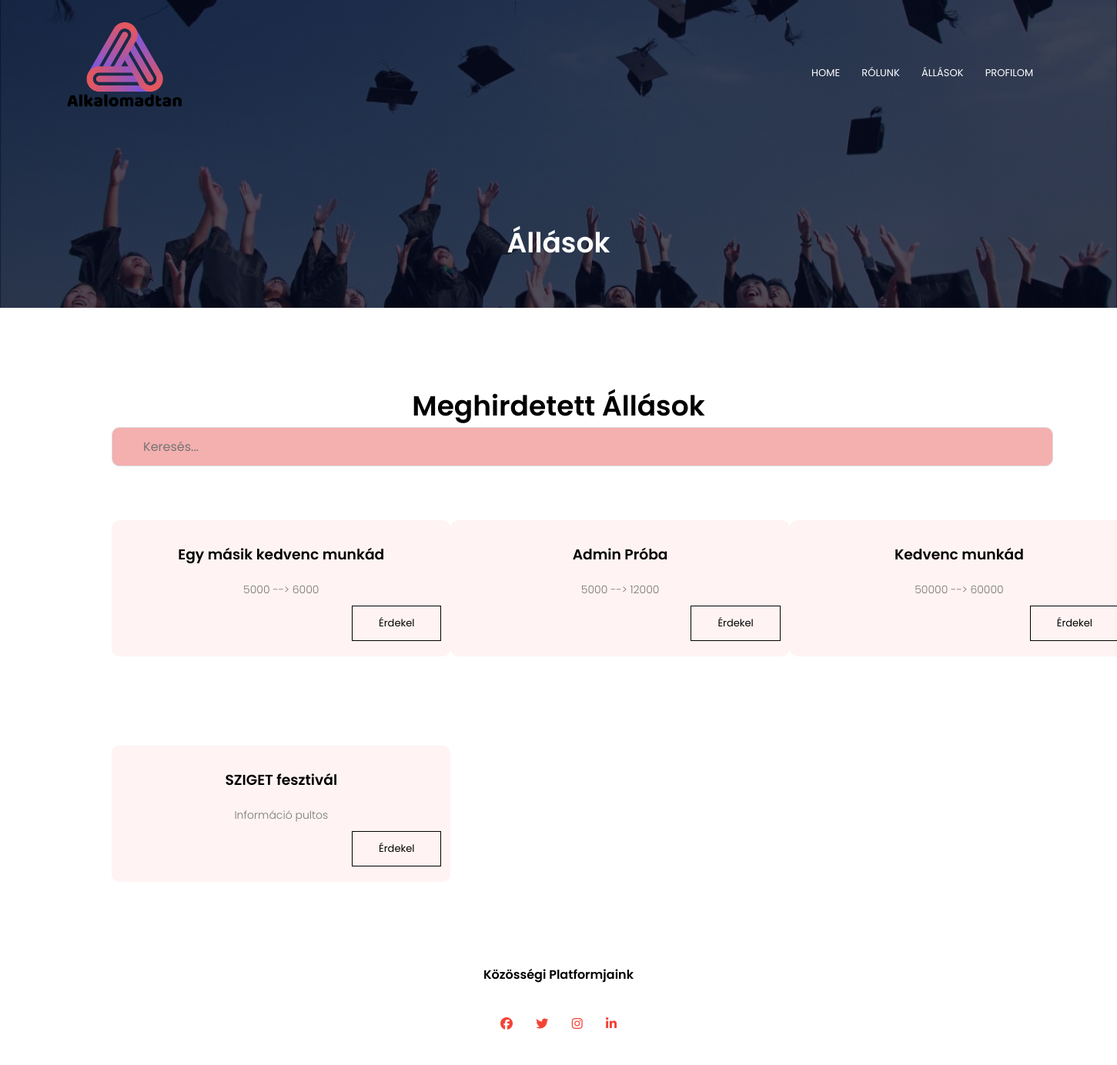
Before: /munkak/ with the older database file.
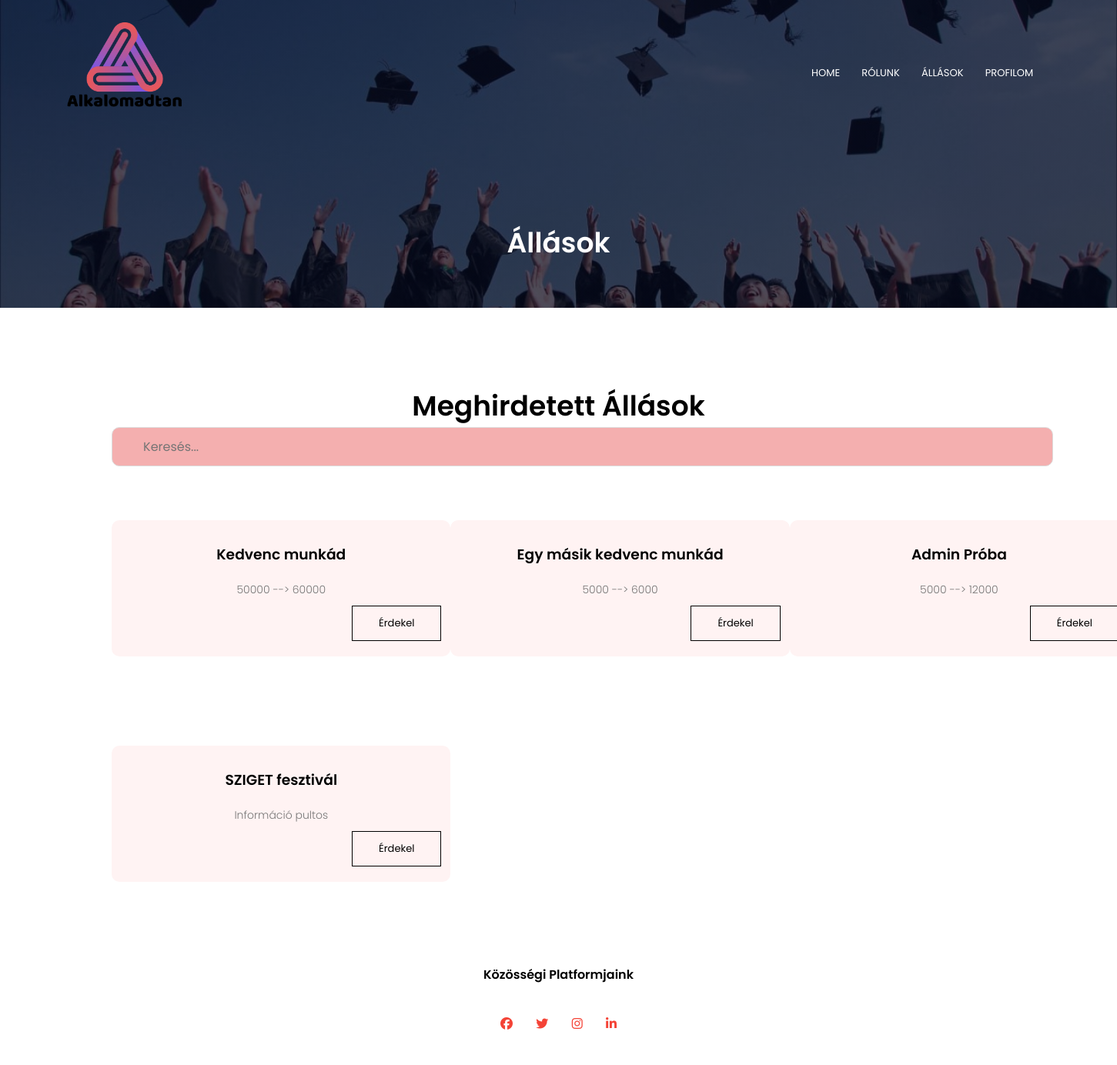
After: the same page with the newer database file.
### app/models.py (models this page shows, shortened)
class Munka(models.Model):
    class Meta:
        ordering = ["-katt"]
    nev = models.CharField(max_length=255, null=False)
    leiras = models.TextField(default="", null=False)
    helye = models.CharField(default="", max_length=255)
    katt = models.IntegerField(default=0)
    publikalo = models.ForeignKey(settings.AUTH_USER_MODEL, on_delete=models.CASCADE)
    berMin = models.IntegerField(null=False)
    berMax = models.IntegerField(null=True)
    munkaKezd = models.DateTimeField()

### app/views.py (the view)
# urls.py: path("munkak/", views.Allasok, name="Munkak"),
def Allasok(request):
    print("Állaások főoldalja / Allasok(request)")
    allasok =""
    try:
        allasok =Munka.objects.all()[:20]
    except:
        allasok = "Hihetelen de nincs most aktív hirdetés!"
    print(f"allasok végül: {type(allasok)}")
    template = loader.get_template("app/logedJobs.html")
    context = {
        "cim": "Állások",
        "allasok": allasok
        }
    return HttpResponse(template.render(context,request))

### app/templates/app/logedJobs.html (shortened to what this page needs)
{% extends 'app/layout/commonhead1.html' %}
{% block content %}
{% load static %}
    <section class="sub-header">
        <nav>
            <a href="index.html"><img src="{% static 'logo.png' %}" alt="logo" title="logo"></a>
            <div class="nav-links white" id="navLinks">
                <ul>
                    <li><a href="{% url 'Kezdolap' %}">HOME</a></li>
                    <li><a href="{% url 'Rolunk' %}">RÓLUNK</a></li>
                    <li><a href="{% url 'Munkak' %}">ÁLLÁSOK</a></li>
                    <li><a href="profilePage.html">PROFILOM<i class="fa-user fa-color"></i></a></li>
                </ul>
            </div>
        </nav>
        <h1>Állások</h1>
    </section>
<section class="jobs">
    <h1>Meghirdetett Állások</h1>
    <input type="text" id="myInput" placeholder="Keresés...">
    {% if allasok == "Hihetelen de nincs most aktív hirdetés!" %}
        <div class="row">
            <div class="jobs-col">
                <h3>Hihetelen!</h3>
                <p>Sajnos nincs jelengleg egy aktív állásunk se!</p>
            </div>
        </div
    {% else %}
        <div class="row">
        {% for allas in allasok %}
                <div class="jobs-col">
                    <h3>{{allas.nev}}</h3>
                    {% if allas.berMax is none %}
                    <p>{{allas.berMin}}</p>
                    {% else %}
                    <p>{{allas.berMin}} --> {{allas.berMax}}</p>
                    {% endif %}
                    <a class="hero-btn black-btn place-btn" href="{% url "MunkaReszlet" allas.id %}">Érdekel</a>
                </div>
        {% endfor %}
        </div>
    {% endif %}
    <div class="row">
        <div class="jobs-col">
            <h3>SZIGET fesztivál</h3>
            <p>Információ pultos</p>
            <button class="hero-btn black-btn place-btn">Érdekel</button>
        </div>
    </div>
</section>
{% endblock %}

Changed rows visible on the page:
changed Munka "Kedvenc munkád": moves up the list
